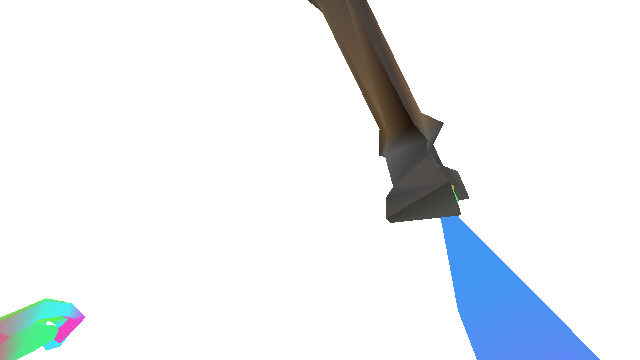
#> input picture evidence/onehandattack2-grammar-bank-material/frames/00-guard-vertex-color-composite.png, 640 x 360 px
$ python -i build_vertex_hand_carrier.py   (imports and definitions only)
#> lines starting #> are read from the running program, lines starting #| are printed output that depends on the picture; after the words box and inside, x2 and y2 are one past the last pixel; in counts of white or black regions, pixels touching at a corner belong together
#> further down, picture is the input picture: PIL image 640x360 RGBA; mean R, G, B, A 9.7, 13.6, 17.2, 29.6
#!/usr/bin/env python3
"""Build a reusable Fatal Vow 2D hand carrier from accepted k004 evidence.

The carrier is source-pixel preserving: it extracts the accepted right gripping
hand and forearm once, removes only the blue-gray donor tool, splits foreground
fingers from the rear palm/forearm, and drives both layers with the exact
camera-space Weapon.R transforms already used by the local weapon bank.

It does not generate new hands, repaint anatomy, call Blender, or complete
offscreen geometry.  The result is candidate runtime evidence until Drew rules
on the rendered watchdown.
"""

from __future__ import annotations

import argparse
import hashlib
import importlib.util
import json
import math
import sys
from pathlib import Path

import numpy as np
from PIL import Image, ImageDraw, ImageFilter, ImageFont
from scipy import ndimage


WIDTH = 640
HEIGHT = 360
ATOM_ORDER = (
    ("onehandattack2.s000", "guard"),
    ("onehandattack2.s004", "anticipation"),
    ("onehandattack2.s006", "contact"),
    ("onehandattack2.s027", "recovery"),
)
CONTACT_ATOM = "onehandattack2.s006"
SEMANTIC_COLORS = {
    "rear_hand_forearm": (153, 92, 214, 255),
    "front_fingers_knuckles": (255, 153, 51, 255),
    "invalid_overlap": (255, 40, 40, 255),
}
# Source-witnessed visible exits from the accepted 640x360 FPS projection.
# These are carrier constraints, not invented offscreen completions.
FRAME_EDGE_EXITS = {
    "onehandattack2.s000": (300.0, 360.0),
    "onehandattack3.s002": (600.0, 360.0),
    "onehandattack2.s004": (118.0, 360.0),
    "onehandattack2.s006": (400.0, 360.0),
    "onehandattack2.s027": (602.0, 360.0),
}
BASE_WRIST = np.array([332.0, 225.0], dtype=np.float64)
BASE_EDGE_EXIT = np.array([400.0, 360.0], dtype=np.float64)


def sha256(path: Path) -> str:
    return hashlib.sha256(path.read_bytes()).hexdigest()


# [8 lines left out: function load_module, not called in this run]


def polygon_mask(points: list[tuple[int, int]]) -> np.ndarray:
    image = Image.new("L", (WIDTH, HEIGHT), 0)
    ImageDraw.Draw(image).polygon(points, fill=255)
    return np.asarray(image, dtype=np.uint8) > 0


def largest_seeded_components(mask: np.ndarray, seeds: list[tuple[int, int]]) -> np.ndarray:
    labels, _ = ndimage.label(mask)
    keep: set[int] = set()
    for x, y in seeds:
        label = int(labels[y, x])
        if label:
            keep.add(label)
    if not keep:
        raise ValueError("Accepted carrier extraction found no seeded foreground")
    return np.isin(labels, list(keep))


def extract_accepted_carrier(source: Image.Image):
    source = source.convert("RGB").resize((WIDTH, HEIGHT), Image.Resampling.LANCZOS)
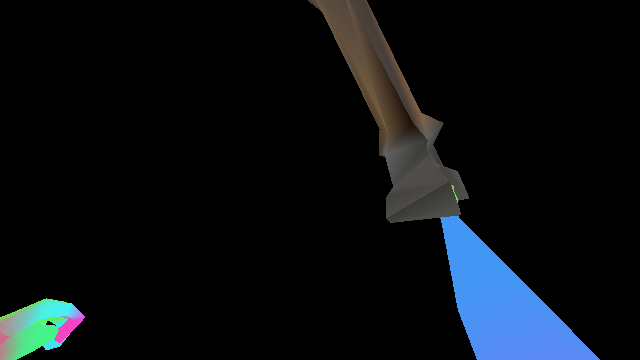
#> source: PIL image 640x360 RGB; mean R, G, B 9.7, 13.6, 17.2
    rgb = np.asarray(source, dtype=np.float64)
    red, green, blue = rgb[..., 0], rgb[..., 1], rgb[..., 2]
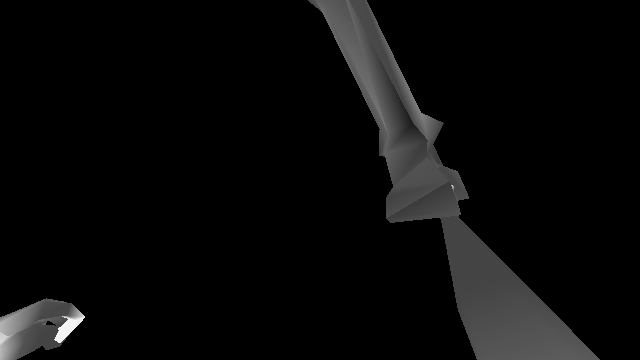
#> red: shape (360, 640) float64; min 0, max 244, mean 9.7
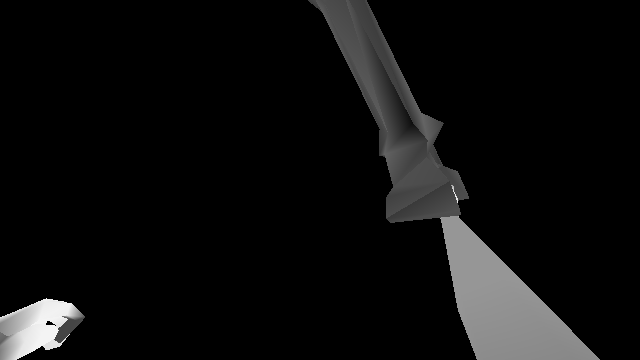
#> green: shape (360, 640) float64; min 0, max 244, mean 13.6
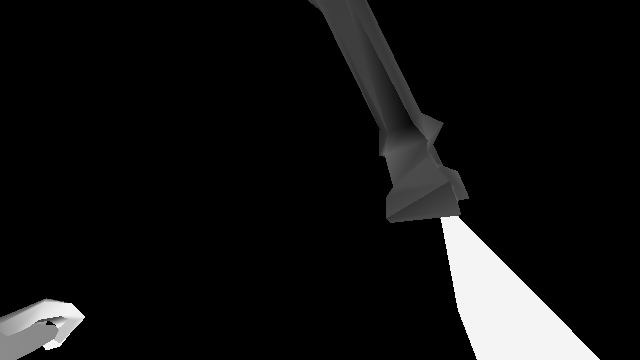
#> blue: shape (360, 640) float64; min 0, max 244, mean 17.2
    luminance = 0.2126 * red + 0.7152 * green + 0.0722 * blue

    # A fixed crop around the accepted right arm prevents the left supporting
    # hand and donor tool from entering this one-hand carrier.
    arm_region = polygon_mask(
        [(252, 143), (326, 145), (363, 188), (374, 242),
         (469, 359), (309, 359), (307, 284), (279, 228), (251, 216)]
    )
#> in polygon_mask, `image = Image.new("L", (WIDTH, HEIGHT), 0)`: image: PIL image 640x360 L; every value is 0
#> in polygon_mask, `ImageDraw.Draw(image).polygon(points, fill=255)`:
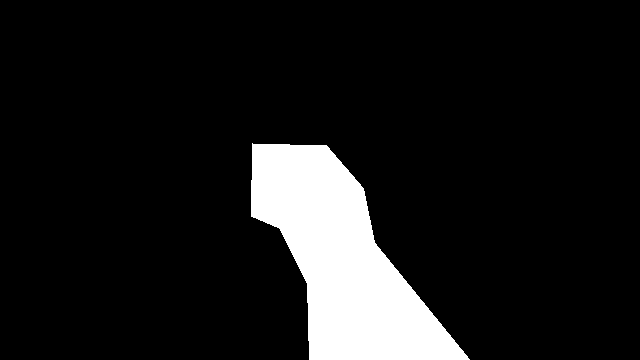
#> image: PIL image 640x360 L; 10.3% white; 1 white region, box (x1, y1, x2, y2) and area: (251, 143, 470, 360) 23841
    # The accepted proof uses a blue-gray tool.  Removing these pixels leaves
    # the exact hole the independent weapon layer is meant to occupy.
    donor_tool = (blue - red > 13) & (blue - green > 5) & (blue > 55)
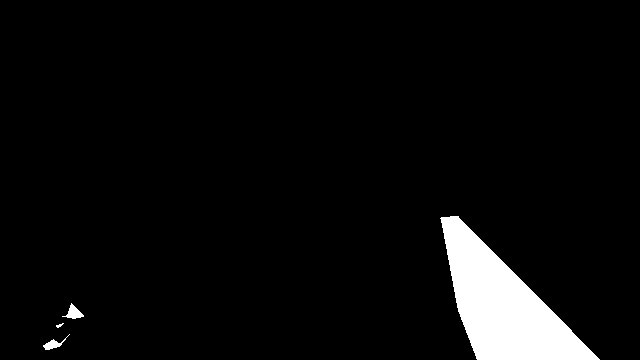
#> donor_tool: shape (360, 640) bool; 4.7% white; 4 white regions (1 under 20 px), largest, box (x1, y1, x2, y2) and area: (440, 216, 600, 360) 10629, (62, 303, 84, 319) 158, (43, 334, 70, 350) 129
    warm_surface = (red - blue > 1.5) & (luminance > 18)
#> warm_surface: shape (360, 640) bool; 5.7% white; 17 white regions (13 under 20 px), largest, box (x1, y1, x2, y2) and area: (308, 0, 469, 223) 12273, (0, 301, 40, 360) 510, (54, 317, 85, 343) 324, (35, 317, 58, 323) 48
    bright_neutral_surface = (luminance > 48) & (red >= blue - 4)
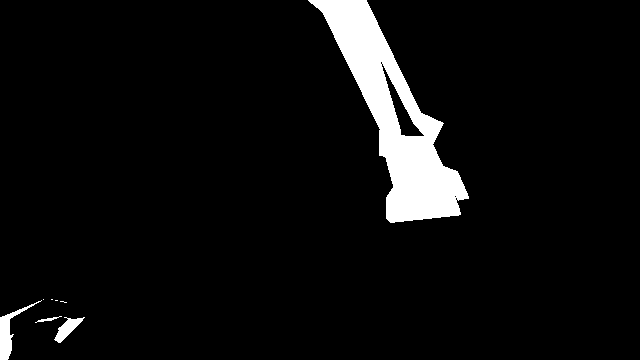
#> bright_neutral_surface: shape (360, 640) bool; 5.6% white; 8 white regions (4 under 20 px), largest, box (x1, y1, x2, y2) and area: (308, 0, 469, 223) 11994, (0, 300, 42, 360) 579, (54, 317, 85, 343) 329, (35, 316, 62, 323) 55
    raw = arm_region & ~donor_tool & (warm_surface | bright_neutral_surface)
    raw = ndimage.binary_closing(raw, iterations=2)
    raw = ndimage.binary_opening(raw, iterations=1)
    raw = largest_seeded_components(raw, [(333, 263), (348, 319), (274, 192), (304, 208)])
#> in largest_seeded_components, `labels, _ = ndimage.label(mask)`: labels: shape (360, 640) int32; every value is 0
#> after the loop in largest_seeded_components, `for x, y in seeds:`: keep = 0 items
    raw = ndimage.binary_fill_holes(raw)
    # Topology repair must not resurrect the removed donor tool inside the
    # grip.  The hot-swappable weapon owns those pixels at runtime.
    raw &= ~donor_tool

    alpha = Image.fromarray((raw.astype(np.uint8) * 255), "L").filter(
        ImageFilter.GaussianBlur(0.7)
    )
    accepted_rgba = source.convert("RGBA")
    accepted_rgba.putalpha(alpha)

    # Fingers wrapping screen-left of the shaft are the foreground pass.  The
    # split is deliberately stored as a vertex/mask contract instead of baked
    # into four unrelated painted frames.
    front_region = polygon_mask(
        [(252, 151), (309, 151), (313, 176), (307, 221),
         (286, 228), (253, 216)]
    )
    front_alpha = np.asarray(alpha, dtype=np.uint8)
    front_alpha = np.where(front_region, front_alpha, 0).astype(np.uint8)
    rear_alpha = np.asarray(alpha, dtype=np.int16) - front_alpha.astype(np.int16)
    rear_alpha = np.clip(rear_alpha, 0, 255).astype(np.uint8)

    rear = source.convert("RGBA")
    rear.putalpha(Image.fromarray(rear_alpha, "L"))
    front = source.convert("RGBA")
    front.putalpha(Image.fromarray(front_alpha, "L"))

    # The reusable carrier has two deformation segments.  Hand/cuff follows
    # the weapon socket; forearm follows wrist-to-frame-edge registration.
    # Their deliberate cuff overlap prevents a crack during stepped motion.
    hand_region = polygon_mask(
        [(244, 136), (343, 136), (376, 185), (379, 248),
         (343, 269), (295, 245), (252, 216)]
    )
    forearm_region = polygon_mask(
        [(310, 198), (351, 202), (371, 245), (413, 315),
         (459, 359), (332, 359), (325, 310), (317, 260)]
    )
    hand_rear_alpha = np.where(hand_region, rear_alpha, 0).astype(np.uint8)
    # Armor is nearly as dark as the background, but remains warmer.  Use the
    # tight polygon only as jurisdiction, then recover the actual warm-edged
    # silhouette and close its internal texture gaps.  This avoids carrying a
    # black background wedge as if it were sleeve cloth.
    forearm_binary = (
        forearm_region
        & ~donor_tool
        & (red - blue > -0.5)
        & (luminance > 14)
    )
    forearm_binary = ndimage.binary_closing(forearm_binary, iterations=3)
    forearm_binary = ndimage.binary_fill_holes(forearm_binary)
    forearm_binary &= ~donor_tool
    forearm_binary = largest_seeded_components(forearm_binary, [(340, 300), (350, 340)])
    forearm_alpha = np.asarray(
        Image.fromarray((forearm_binary.astype(np.uint8) * 255), "L").filter(
            ImageFilter.GaussianBlur(0.7)
        ),
        dtype=np.uint8,
    )
    hand_rear = source.convert("RGBA")
    hand_rear.putalpha(Image.fromarray(hand_rear_alpha, "L"))
    forearm = source.convert("RGBA")
    forearm.putalpha(Image.fromarray(forearm_alpha, "L"))
    return source, hand_rear, forearm, front, donor_tool, {
        "arm_polygon_px": [[x, y] for x, y in [(252, 143), (326, 145), (363, 188), (374, 242), (469, 359), (309, 359), (307, 284), (279, 228), (251, 216)]],
        "front_finger_polygon_px": [[x, y] for x, y in [(252, 151), (309, 151), (313, 176), (307, 221), (286, 228), (253, 216)]],
        "rear_pixels": int(np.count_nonzero(rear_alpha)),
        "hand_rear_pixels": int(np.count_nonzero(hand_rear_alpha)),
        "forearm_pixels": int(np.count_nonzero(forearm_alpha)),
        "front_pixels": int(np.count_nonzero(front_alpha)),
        "donor_tool_pixels_excluded": int(np.count_nonzero(donor_tool & arm_region)),
    }


# [311 lines left out: functions atom_rows, socket_basis, similarity, transform_rgba, transform_rgba_affine, forearm_affine and 5 more, not called in this run]


# [2 lines not run here, left out]

>>> from PIL import Image
>>> picture = Image.open('../evidence/onehandattack2-grammar-bank-material/frames/00-guard-vertex-color-composite.png')
#> (the run stopped early here; a loop or call above may not have finished)
